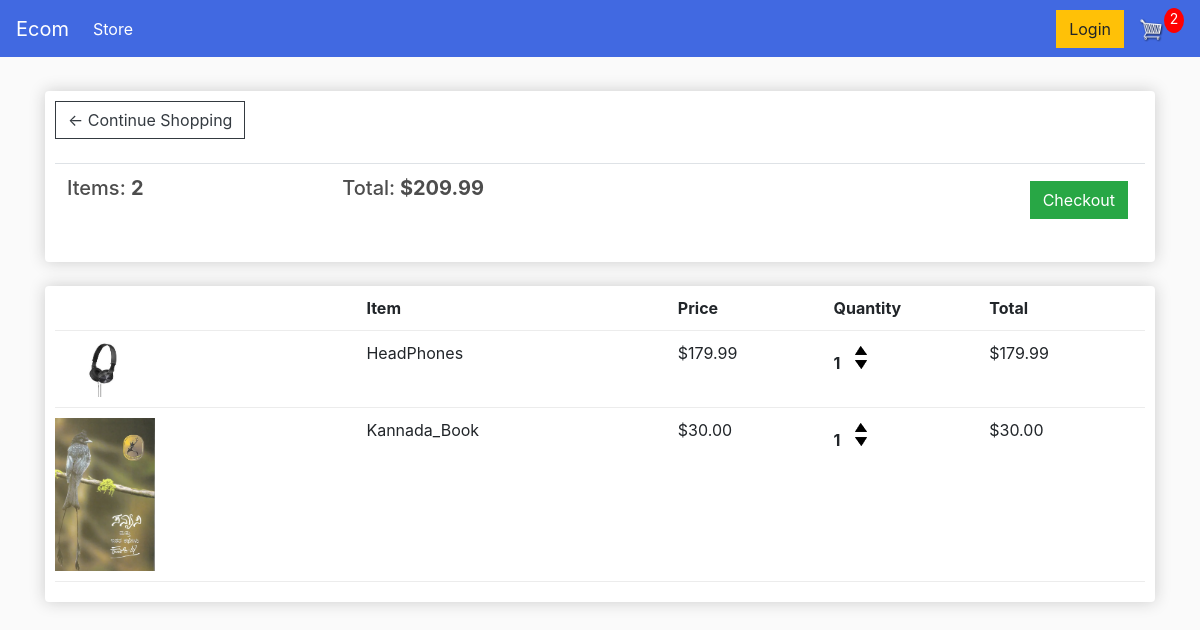
The app's page /cart/ (signed in) with its own data.
### store/models.py (models this page shows, shortened)
class Order(models.Model):
	customer = models.ForeignKey(Customer, on_delete=models.SET_NULL, null=True, blank=True)
	date_ordered = models.DateTimeField(auto_now_add=True)
	complete = models.BooleanField(default=False)
	transaction_id = models.CharField(max_length=100, null=True)
	@property
	def get_cart_total(self):
		orderitems = self.orderitem_set.all()
		total = sum([item.get_total for item in orderitems])
		return total
	@property
	def get_cart_items(self):
		orderitems = self.orderitem_set.all()
		total = sum([item.quantity for item in orderitems])
		return total

class OrderItem(models.Model):
	product = models.ForeignKey(Product, on_delete=models.SET_NULL, null=True)
	order = models.ForeignKey(Order, on_delete=models.SET_NULL, null=True)
	quantity = models.IntegerField(default=0, null=True, blank=True)
	date_added = models.DateTimeField(auto_now_add=True)
	@property
	def get_total(self):
		total = self.product.price * self.quantity
		return total

class Product(models.Model):
	name = models.CharField(max_length=200)
	price = models.FloatField()
	digital = models.BooleanField(default=False,null=True, blank=True)
	image = models.ImageField(null=True, blank=True)
	@property
	def imageURL(self):
		try:
			url = self.image.url
		except:
			url = ''
		return url

### store/views.py (the view)
# urls.py: path('cart/',cart,name="cart"),
def cart(request):
	data = cartData(request)
	cartItems = data['cartItems']
	order = data['order']
	items = data['items']
	context = {'items':items, 'order':order, 'cartItems':cartItems}
	return render(request, 'store/cart.html', context)

### store/utils.py (called while the page is built)
def cartData(request):
	if request.user.is_authenticated:
		customer = request.user.customer
		order, created = Order.objects.get_or_create(customer=customer, complete=False)
		items = order.orderitem_set.all()
		cartItems = order.get_cart_items
	else:
		cookieData = cookieCart(request)
		cartItems = cookieData['cartItems']
		order = cookieData['order']
		items = cookieData['items']
	return {'cartItems':cartItems ,'order':order, 'items':items}

### templates/store/cart.html
{% extends 'store/main.html' %}
{% load static %}
{% block content %}
	<div class="row">
		<div class="col-lg-12">
			<div class="box-element">
				<a  class="btn btn-outline-dark" href="{% url 'store' %}">&#x2190; Continue Shopping</a>
				<br>
				<br>
				<table class="table">
					<tr>
						<th><h5>Items: <strong>{{order.get_cart_items}}</strong></h5></th>
						<th><h5>Total:<strong> ${{order.get_cart_total|floatformat:2}}</strong></h5></th>
						<th>
							<a  style="float:right; margin:5px;" class="btn btn-success" href="{% url 'checkout' %}">Checkout</a>
						</th>
					</tr>
				</table>
			</div>
			<br>
			<div class="box-element">
				<div class="cart-row">
					<div style="flex:2"></div>
					<div style="flex:2"><strong>Item</strong></div>
					<div style="flex:1"><strong>Price</strong></div>
					<div style="flex:1"><strong>Quantity</strong></div>
					<div style="flex:1"><strong>Total</strong></div>
				</div>
				{% for item in items %}
				<div class="cart-row">
					<div style="flex:2"><img class="row-image" src="{{item.product.imageURL}}"></div>
					<div style="flex:2"><p>{{item.product.name}}</p></div>
					<div style="flex:1"><p>${{item.product.price|floatformat:2}}</p></div>
					<div style="flex:1">
						<p class="quantity">{{item.quantity}}</p>
						<div class="quantity">
							<img data-product="{{item.product.id}}" data-action="add" class="chg-quantity update-cart" src="{% static  'images/arrow-up.png' %}">
							<img data-product="{{item.product.id}}" data-action="remove" class="chg-quantity update-cart" src="{% static  'images/arrow-down.png' %}">
						</div>
					</div>
					<div style="flex:1"><p>${{item.get_total|floatformat:2}}</p></div>
				</div>
				{% endfor %}
			</div>
		</div>
	</div>
{% endblock content %}

### static/css/main.css (style rules this page uses)
body { background-color: hsl(0, 0%, 98%); }
h1,h2,h3,h4,h5,h6 { color:hsl(0, 0%, 30%); }
.box-element { box-shadow:hsl(0, 0%, 80%) 0 0 16px; background-color: #fff; border-radius: 4px; padding: 10px; }
.col-lg-4, .col-lg-6, .col-lg-8, .col-lg-12 { margin-top: 10px; }
.btn { border-radius: 0; }
.row-image { width: 100px; }
.cart-row { display: flex; align-items: flex-stretch; padding-bottom: 10px; margin-bottom: 10px; border-bottom: 1px solid #ececec; }
.quantity { display: inline-block; font-weight: 700; padding-right:10px; }
.chg-quantity { width: 12px; cursor: pointer; display: block; margin-top: 5px; transition:.1s; }

### records on screen
Order: get_cart_items "2", get_cart_total "209.99"
OrderItem: product.imageURL (picture), product.name "HeadPhones", product.price "179.99", quantity "1", get_total "179.99"
OrderItem: product.imageURL (picture), product.name "Kannada_Book", product.price "30.00", quantity "1", get_total "30.00"

### other values on screen
{{ cartItems }} "2"
